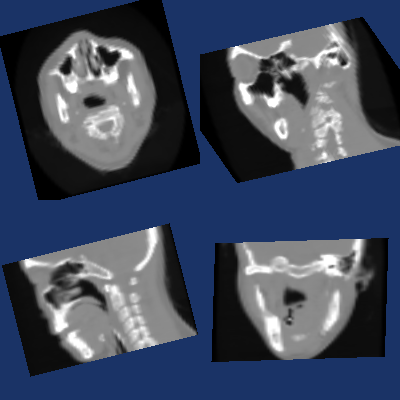

Recreate this plot in Python.
#!/usr/bin/env python

# Test oriented images (non-identity Direction) with vtkImageResliceMapper.

import vtkmodules.vtkInteractionStyle  # noqa: F401
import vtkmodules.vtkRenderingOpenGL2  # noqa: F401

import os

from vtkmodules.vtkCommonTransforms import vtkTransform
from vtkmodules.vtkIOImage import vtkImageReader2
from vtkmodules.vtkInteractionStyle import vtkInteractorStyleImage
from vtkmodules.vtkRenderingCore import (
    vtkImageSlice,
    vtkRenderWindow,
    vtkRenderWindowInteractor,
    vtkRenderer,
)
from vtkmodules.vtkRenderingImage import vtkImageResliceMapper

data_dir = os.environ.get("VPE_DATA_DIR", os.path.dirname(os.path.abspath(__file__)))

# Compute a direction matrix for testing
trans = vtkTransform()
trans.RotateWXYZ(20, 0.7071067811865476, 0.0, 0.7071067811865476)

column_0 = list(trans.TransformVector(1.0, 0.0, 0.0))
column_1 = list(trans.TransformVector(0.0, 1.0, 0.0))
column_2 = list(trans.TransformVector(0.0, 0.0, 1.0))

direction = [
    column_0[0], column_1[0], column_2[0],
    column_0[1], column_1[1], column_2[1],
    column_0[2], column_1[2], column_2[2],
]

# Read headsq data with custom direction
reader = vtkImageReader2()
reader.SetDataByteOrderToLittleEndian()
reader.SetDataExtent(0, 63, 0, 63, 1, 93)
reader.SetDataSpacing(3.2, 3.2, 1.5)
reader.SetDataDirection(direction)
reader.SetDataOrigin(2.5, -13.6, 2.8)
reader.SetFilePrefix(os.path.join(data_dir, "headsq", "quarter"))
reader.Update()

# Viewport 0: texture interpolation, camera along X axis
image_mapper_0 = vtkImageResliceMapper()
image_mapper_0.SetInputConnection(reader.GetOutputPort())
image_mapper_0.SliceAtFocalPointOn()
image_mapper_0.SliceFacesCameraOn()
# test the code path that uses textures for 2D interpolation
image_mapper_0.ResampleToScreenPixelsOff()

image_0 = vtkImageSlice()
image_0.SetMapper(image_mapper_0)
image_0.GetProperty().SetColorWindow(2000)
image_0.GetProperty().SetColorLevel(1000)

# Viewport 1: texture interpolation, camera along Y axis
image_mapper_1 = vtkImageResliceMapper()
image_mapper_1.SetInputConnection(reader.GetOutputPort())
image_mapper_1.SliceAtFocalPointOn()
image_mapper_1.SliceFacesCameraOn()
image_mapper_1.ResampleToScreenPixelsOff()

image_1 = vtkImageSlice()
image_1.SetMapper(image_mapper_1)
image_1.GetProperty().SetColorWindow(2000)
image_1.GetProperty().SetColorLevel(1000)

# Viewport 2: reslice interpolation, camera along Z axis
image_mapper_2 = vtkImageResliceMapper()
image_mapper_2.SetInputConnection(reader.GetOutputPort())
image_mapper_2.SliceAtFocalPointOn()
image_mapper_2.SliceFacesCameraOn()
# test the code path that uses vtkImageReslice for all interpolation
image_mapper_2.ResampleToScreenPixelsOn()

image_2 = vtkImageSlice()
image_2.SetMapper(image_mapper_2)
image_2.GetProperty().SetColorWindow(2000)
image_2.GetProperty().SetColorLevel(1000)

# Viewport 3: reslice interpolation, camera along X axis, oblique view
image_mapper_3 = vtkImageResliceMapper()
image_mapper_3.SetInputConnection(reader.GetOutputPort())
image_mapper_3.SliceAtFocalPointOn()
image_mapper_3.SliceFacesCameraOn()
image_mapper_3.ResampleToScreenPixelsOn()

image_3 = vtkImageSlice()
image_3.SetMapper(image_mapper_3)
image_3.GetProperty().SetColorWindow(2000)
image_3.GetProperty().SetColorLevel(1000)

# Renderers
renderer_0 = vtkRenderer()
renderer_0.SetBackground(0.1, 0.2, 0.4)
renderer_0.SetViewport(0.0, 0.0, 0.5, 0.5)
renderer_0.AddViewProp(image_0)

renderer_1 = vtkRenderer()
renderer_1.SetBackground(0.1, 0.2, 0.4)
renderer_1.SetViewport(0.5, 0.0, 1.0, 0.5)
renderer_1.AddViewProp(image_1)

renderer_2 = vtkRenderer()
renderer_2.SetBackground(0.1, 0.2, 0.4)
renderer_2.SetViewport(0.0, 0.5, 0.5, 1.0)
renderer_2.AddViewProp(image_2)

renderer_3 = vtkRenderer()
renderer_3.SetBackground(0.1, 0.2, 0.4)
renderer_3.SetViewport(0.5, 0.5, 1.0, 1.0)
renderer_3.AddViewProp(image_3)

# Render window
render_window = vtkRenderWindow()
render_window.SetSize(400, 400)
render_window.AddRenderer(renderer_0)
render_window.AddRenderer(renderer_1)
render_window.AddRenderer(renderer_2)
render_window.AddRenderer(renderer_3)
render_window.SetWindowName("reslice mapper rotate3d")

# Scene
bounds_0 = image_mapper_0.GetBounds()
point_0 = [0.5 * (bounds_0[0] + bounds_0[1]), 0.5 * (bounds_0[2] + bounds_0[3]), 0.5 * (bounds_0[4] + bounds_0[5])]
camera_0 = renderer_0.GetActiveCamera()
camera_0.SetFocalPoint(point_0)
point_0[0] += 500.0
camera_0.SetPosition(point_0)
camera_0.ParallelProjectionOn()
camera_0.SetParallelScale(120.0)
camera_0.SetViewUp(0.0, 0.0, -1.0)

bounds_1 = image_mapper_1.GetBounds()
point_1 = [0.5 * (bounds_1[0] + bounds_1[1]), 0.5 * (bounds_1[2] + bounds_1[3]), 0.5 * (bounds_1[4] + bounds_1[5])]
camera_1 = renderer_1.GetActiveCamera()
camera_1.SetFocalPoint(point_1)
point_1[1] += 500.0
camera_1.SetPosition(point_1)
camera_1.ParallelProjectionOn()
camera_1.SetParallelScale(120.0)
camera_1.SetViewUp(0.0, 0.0, -1.0)

bounds_2 = image_mapper_2.GetBounds()
point_2 = [0.5 * (bounds_2[0] + bounds_2[1]), 0.5 * (bounds_2[2] + bounds_2[3]), 0.5 * (bounds_2[4] + bounds_2[5])]
camera_2 = renderer_2.GetActiveCamera()
camera_2.SetFocalPoint(point_2)
point_2[2] += 500.0
camera_2.SetPosition(point_2)
camera_2.ParallelProjectionOn()
camera_2.SetParallelScale(120.0)

bounds_3 = image_mapper_3.GetBounds()
point_3 = [0.5 * (bounds_3[0] + bounds_3[1]), 0.5 * (bounds_3[2] + bounds_3[3]), 0.5 * (bounds_3[4] + bounds_3[5])]
camera_3 = renderer_3.GetActiveCamera()
camera_3.SetFocalPoint(point_3)
point_3[0] += 500.0
camera_3.SetPosition(point_3)
camera_3.ParallelProjectionOn()
camera_3.SetParallelScale(120.0)
camera_3.SetViewUp(0.0, 0.0, -1.0)
camera_3.Azimuth(30)
camera_3.Elevation(40)

# Interactor
style = vtkInteractorStyleImage()
interactor = vtkRenderWindowInteractor()
interactor.SetRenderWindow(render_window)
interactor.SetInteractorStyle(style)

interactor.Initialize()
interactor.Start()
